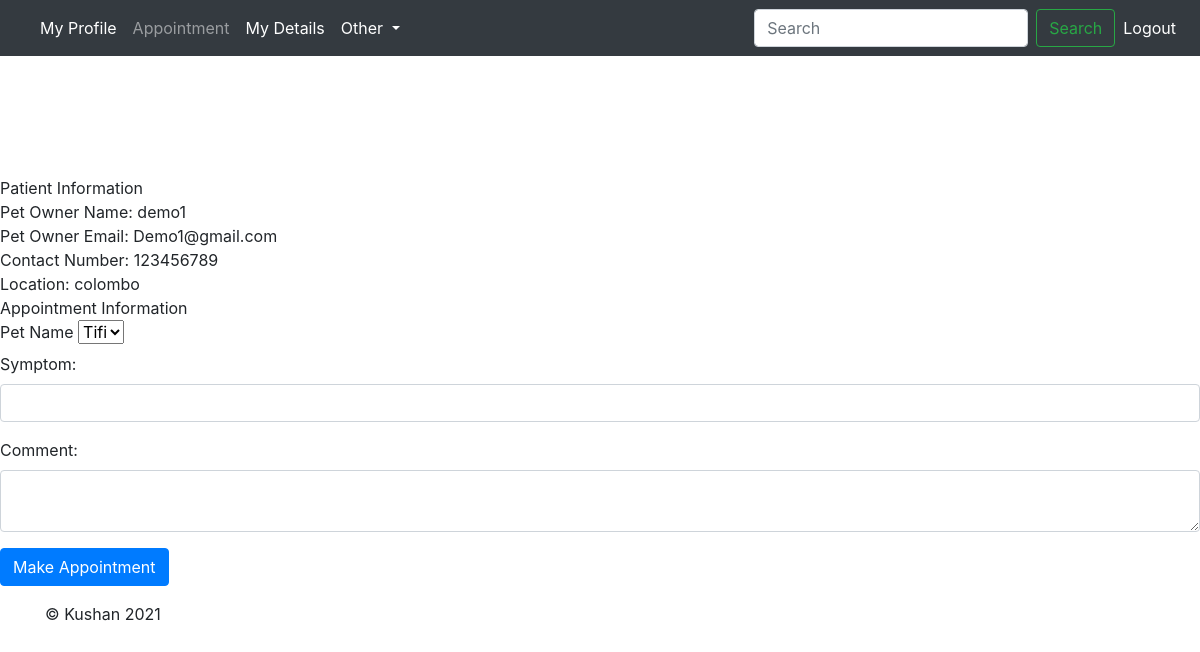
Screenshot of /booking.php (signed in) with the database file from the repository.
### tables this page shows
CREATE TABLE `pet_owners`  (
  `Id` int(11) NOT NULL AUTO_INCREMENT,
  `username` varchar(30) NOT NULL,
  `password` varchar(100) NULL DEFAULT NULL,
  `email` varchar(50) NULL DEFAULT NULL,
  `gender` char(5) NULL DEFAULT NULL,
  `location` varchar(100) NULL DEFAULT NULL,
  `contact_num` int(10) NOT NULL,
  PRIMARY KEY (`Id`) USING BTREE
);

### booking.php (the view, shortened to what this page needs)
<?php
require('db_conn.php');
 $email=$_SESSION['email'];
  $query1="SELECT * FROM pet_owners WHERE email='$email'";
  $r1= mysqli_query($conn, $query1);
  $nor1= mysqli_num_rows($r1);
    if($nor1>0){
            while ($row1= mysqli_fetch_array($r1)){
                $Qusername=$row1['username'];
                $Qemail=$row1['email'];
                $Qlocation=$row1['location'];
                $Qcontact_num=$row1['contact_num'];
            }
          }
$selectSQL6 = "SELECT * FROM pets WHERE OwnerName='$Qusername'";
    $r6= mysqli_query($conn, $selectSQL6);
 ?>
<!DOCTYPE html>
<html lang="en">
<head>
    <link href=".\bootstrap-4.0.0\dist\css\bootstrap.min.css" rel="stylesheet">
    <link href="jumbotron.css" rel="stylesheet">
  </head>
  <body>
    <nav class="navbar navbar-expand-md navbar-dark fixed-top bg-dark">
      <div class="collapse navbar-collapse" id="navbarsExampleDefault">
        <ul class="navbar-nav mr-auto">
          <li class="nav-item active">
            <a class="nav-link" href="dashboard.php">My Profile <span class="sr-only">(current)</span></a>
          </li>
          <li class="nav-item">
            <a class="nav-link inactive" href="#">Appointment</a>
          </li>
          <li class="nav-item active">
            <a class="nav-link" href="profiledetails.php">My Details<span class="sr-only">(current)</span></a>
          </li>
          <li class="nav-item dropdown">
        <a class="nav-link dropdown-toggle active" href="#" id="navbarDropdown" role="button" data-toggle="dropdown" aria-haspopup="true" aria-expanded="false">
          Other
        </a>
        </li>
        </ul>
        <form class="form-inline my-2 my-lg-0">
          <input class="form-control mr-sm-2" type="text" placeholder="Search" aria-label="Search">
          <button class="btn btn-outline-success my-2 my-sm-0" type="submit">Search</button>
          <ul class="navbar-nav mr-auto">
          <li class="nav-item">
            <a class="nav-link active" href="logout.php">Logout</a>
          </li></ul>
        </form>
      </div>
    </nav>
    <br><br><br><br><br>
    <main role="main">
      <div class="panel panel-default">
                  <div class="panel-body">
                    <form class="form" role="form" method="POST" accept-charset="UTF-8">
                      <div class="panel panel-default">
                        <div class="panel-heading">Patient Information</div>
                        <div class="panel-body">
                          Pet Owner Name: <?php echo $Qusername ?> <br>
                          Pet Owner Email: <?php echo $Qemail ?><br>
                          Contact Number: <?php echo $Qcontact_num ?><br>
                          Location: <?php echo $Qlocation ?>
                        </div>
                      </div>
                      <div class="panel panel-default">
                        <div class="panel-heading">Appointment Information</div>
                      </div>
                      <div>
                      <label for="petname">Pet Name</label>
                      <select name="selectpetname">
                        <?php
                          while ($row=mysqli_fetch_array($r6)) {
                        ?>
                        <option id="<?php echo $pid=$row['PetID'];?>"><?php echo $row['PetName'];?></option>
                        <?php
                        }
                        ?>
                      </select>
                      </div>
                      <div class="form-group">
                        <label for="recipient-name" class="control-label">Symptom:</label>
                        <input type="text" class="form-control" name="symptom" required>
                      </div>
                      <div class="form-group">
                        <label for="message-text" class="control-label">Comment:</label>
                        <textarea class="form-control" name="comment" required></textarea>
                      </div>
                      <div class="form-group">
                        <input type="submit" name="appointment" id="submit" class="btn btn-primary" value="Make Appointment">
                      </div>
                    </form>
                  </div>
</div>
</main>
    <footer class="container">
      <p>&copy; Kushan 2021</p>
    </footer>
  </body>
</html>

### rows the page displays
pet_owners: username "demo1", email "Demo1@gmail.com", contact_num "123456789", location "colombo"

### other values shown
form field selectpetname "Tifi"
